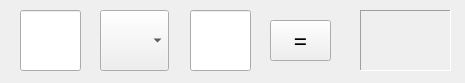
<?xml version="1.0" encoding="UTF-8"?>
<ui version="4.0">
 <class>Widget</class>
 <widget class="QWidget" name="Widget">
  <property name="geometry">
   <rect>
    <x>0</x>
    <y>0</y>
    <width>465</width>
    <height>83</height>
   </rect>
  </property>
  <property name="windowTitle">
   <string>Widget</string>
  </property>
  <widget class="QComboBox" name="comboBox">
   <property name="geometry">
    <rect>
     <x>100</x>
     <y>10</y>
     <width>69</width>
     <height>61</height>
    </rect>
   </property>
  </widget>
  <widget class="QLineEdit" name="lineEdit_first">
   <property name="geometry">
    <rect>
     <x>20</x>
     <y>10</y>
     <width>61</width>
     <height>61</height>
    </rect>
   </property>
  </widget>
  <widget class="QLineEdit" name="lineEdit_second">
   <property name="geometry">
    <rect>
     <x>190</x>
     <y>10</y>
     <width>61</width>
     <height>61</height>
    </rect>
   </property>
  </widget>
  <widget class="QPushButton" name="btn_calc">
   <property name="geometry">
    <rect>
     <x>270</x>
     <y>20</y>
     <width>61</width>
     <height>41</height>
    </rect>
   </property>
   <property name="font">
    <font>
     <family>黑体</family>
     <pointsize>18</pointsize>
    </font>
   </property>
   <property name="text">
    <string>=</string>
   </property>
  </widget>
  <widget class="QLabel" name="label">
   <property name="geometry">
    <rect>
     <x>360</x>
     <y>10</y>
     <width>91</width>
     <height>61</height>
    </rect>
   </property>
   <property name="frameShape">
    <enum>QFrame::Panel</enum>
   </property>
   <property name="frameShadow">
    <enum>QFrame::Sunken</enum>
   </property>
   <property name="text">
    <string>&lt;html&gt;&lt;head/&gt;&lt;body&gt;&lt;p&gt;&lt;br/&gt;&lt;/p&gt;&lt;/body&gt;&lt;/html&gt;</string>
   </property>
  </widget>
 </widget>
 <layoutdefault spacing="6" margin="11"/>
 <resources/>
 <connections/>
</ui>
